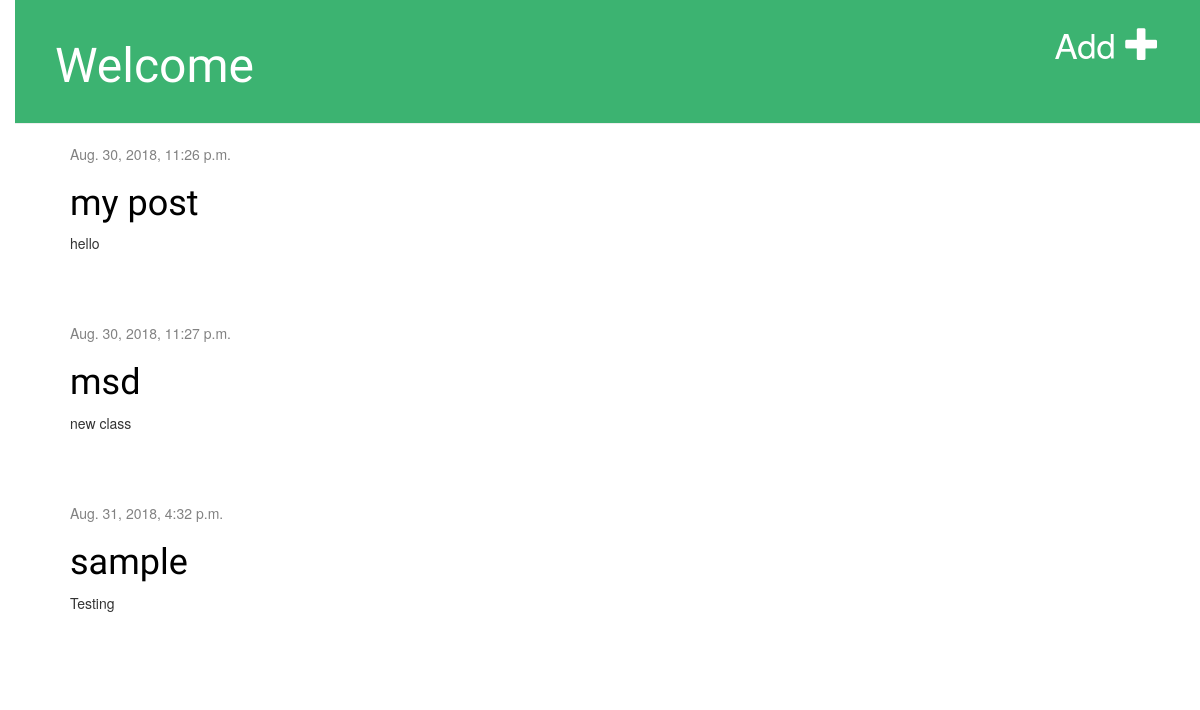
/, run on an earlier commit of the app's database.
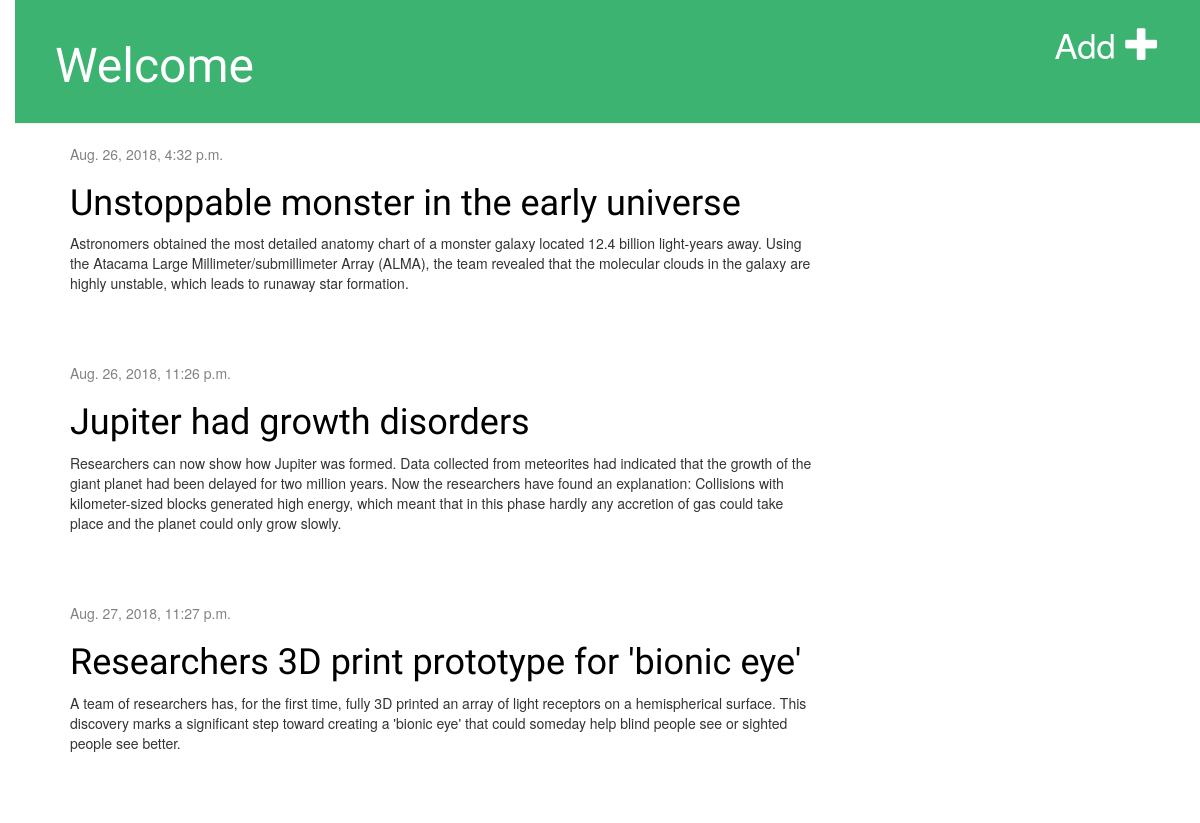
And on a later commit of the database.
### blog/models.py (models this page shows, shortened)
class Post(models.Model):
    author = models.ForeignKey('auth.User', on_delete=models.CASCADE)
    title = models.CharField(max_length=200)
    text = models.TextField()
    created_date = models.DateTimeField(
            default=timezone.now)
    published_date = models.DateTimeField(
            blank=True, null=True)

### blog/views.py (the view)
# urls.py: path('', views.post_list, name='post_list'),
def post_list(request):
    posts = Post.objects.filter(published_date__lte=timezone.now()).order_by('published_date')
    return render(request, 'blog/post_list.html', {'posts': posts})

### blog/templates/blog/post_list.html
{% extends 'blog/base.html' %}
{% block content %}
    {% for post in posts %}
        <div class="post">
            <div class="date">
                {{ post.published_date }}
            </div>
            <h1><a href="{% url 'post_detail' pk=post.pk %}">{{ post.title }}</a></h1>
            <p>{{ post.text|linebreaksbr }}</p>
        </div>
    {% endfor %}
{% endblock %}

### blog/templates/blog/base.html (shortened to what this page needs)
{% load static %}
<html>
    <head>
        <link rel="stylesheet" href="//maxcdn.bootstrapcdn.com/bootstrap/3.2.0/css/bootstrap.min.css">
        <link rel="stylesheet" href="//maxcdn.bootstrapcdn.com/bootstrap/3.2.0/css/bootstrap-theme.min.css">
        <link rel="stylesheet" href="{% static 'css/blog.css' %}">
    </head>
    <body>
    <div class="page-header">
    <a href="{% url 'post_new' %}" class="top-menu">Add <span class="glyphicon glyphicon-plus"></span></a>
        <h1><a href="/">Welcome</a></h1>
    </div>
    <div class="content container">
        <div class="row">
            <div class="col-md-8">
            {% block content %}
            {% endblock %}
            </div>
        </div>
    </div>
</body>
</html>

### blog/static/css/blog.css (style rules this page uses)
h1,h2,h3,h4,h5,h6 a { color: #3cb371; font-family: 'Lobster'; }
body { padding-left: 15px; }
.page-header { background-color: #3cb371; margin-top: 0; padding: 20px 20px 20px 40px; }
.page-header h1, .page-header h1 a, .page-header h1 a:visited, .page-header h1 a:active { color: #ffffff; font-size: 36pt; text-decoration: none; }
.content { margin-left: 40px; }
h1, h2, h3, h4 { font-family: 'Lobster', cursive; }
.date { color: #828282; }
.top-menu, .top-menu:hover, .top-menu:visited { color: #ffffff; float: right; font-size: 26pt; margin-right: 20px; }
.post { margin-bottom: 70px; }
.post h1 a, .post h1 a:visited { color: #000000; }

What changed in the data, as far as the page shows it:
removed Post: published_date "Aug. 30, 2018, 11:27 p.m.", title "msd", text "new class"
changed Post: published_date "Aug. 31, 2018, 4:32 p.m." → "Aug. 26, 2018, 4:32 p.m."; title "sample" → "Unstoppable monster in the early universe"; text "Testing" → "Astronomers obtained the most detailed anatomy chart of a monster galaxy located 12.4 billion light-years away. Using the Atacama Large Millimeter/submillimeter Array (ALMA), the team revealed that the molecular clouds in the galaxy are highly unstable, which leads to runaway star formation."; moves up the list
changed Post: published_date "Aug. 30, 2018, 11:26 p.m." → "Aug. 26, 2018, 11:26 p.m."; title "my post" → "Jupiter had growth disorders"; text "hello" → "Researchers can now show how Jupiter was formed. Data collected from meteorites had indicated that the growth of the giant planet had been delayed for two million years. Now the researchers have found an explanation: Collisions with kilometer-sized blocks generated high energy, which meant that in this phase hardly any accretion of gas could take place and the planet could only grow slowly."
added Post: published_date "Aug. 27, 2018, 11:27 p.m.", title "Researchers 3D print prototype for 'bionic eye'", text "A team of researchers has, for the first time, fully 3D printed an array of light receptors on a hemispherical surface. This discovery marks a significant step toward creating a 'bionic eye' that could someday help blind people see or sighted people see better."
